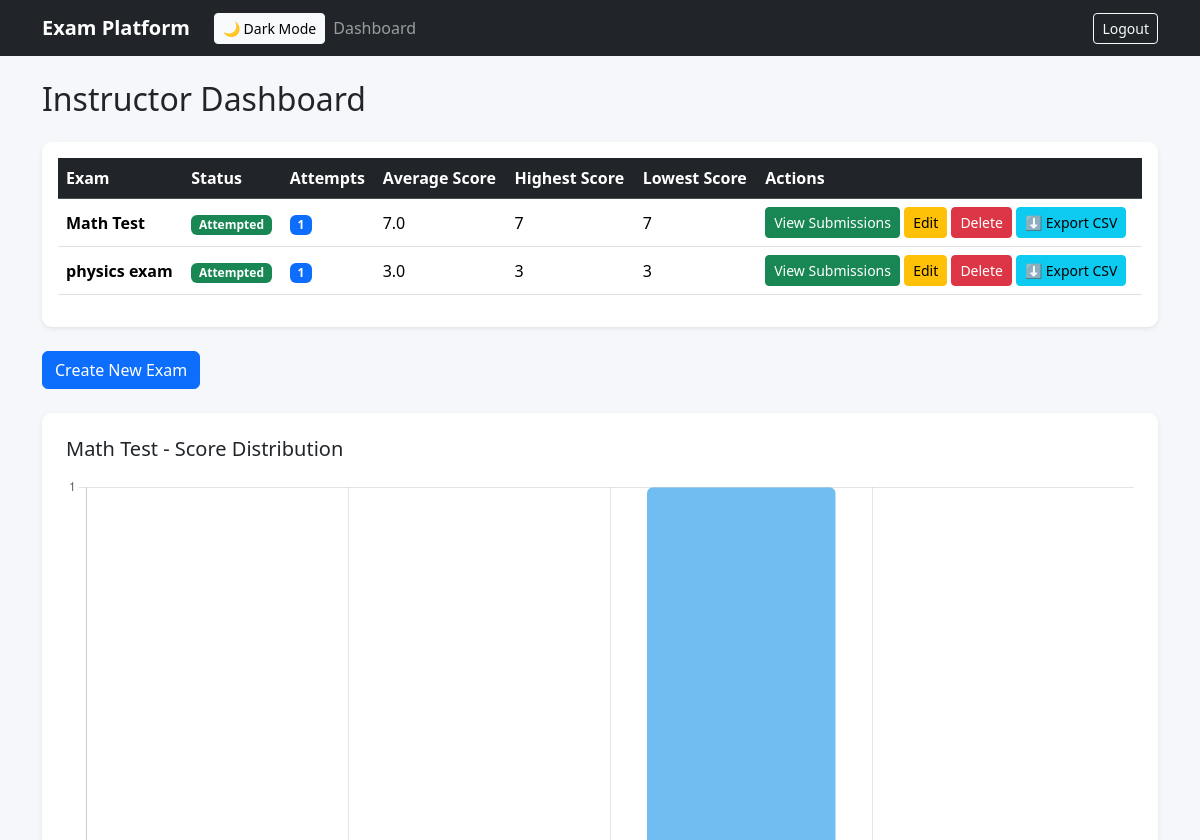
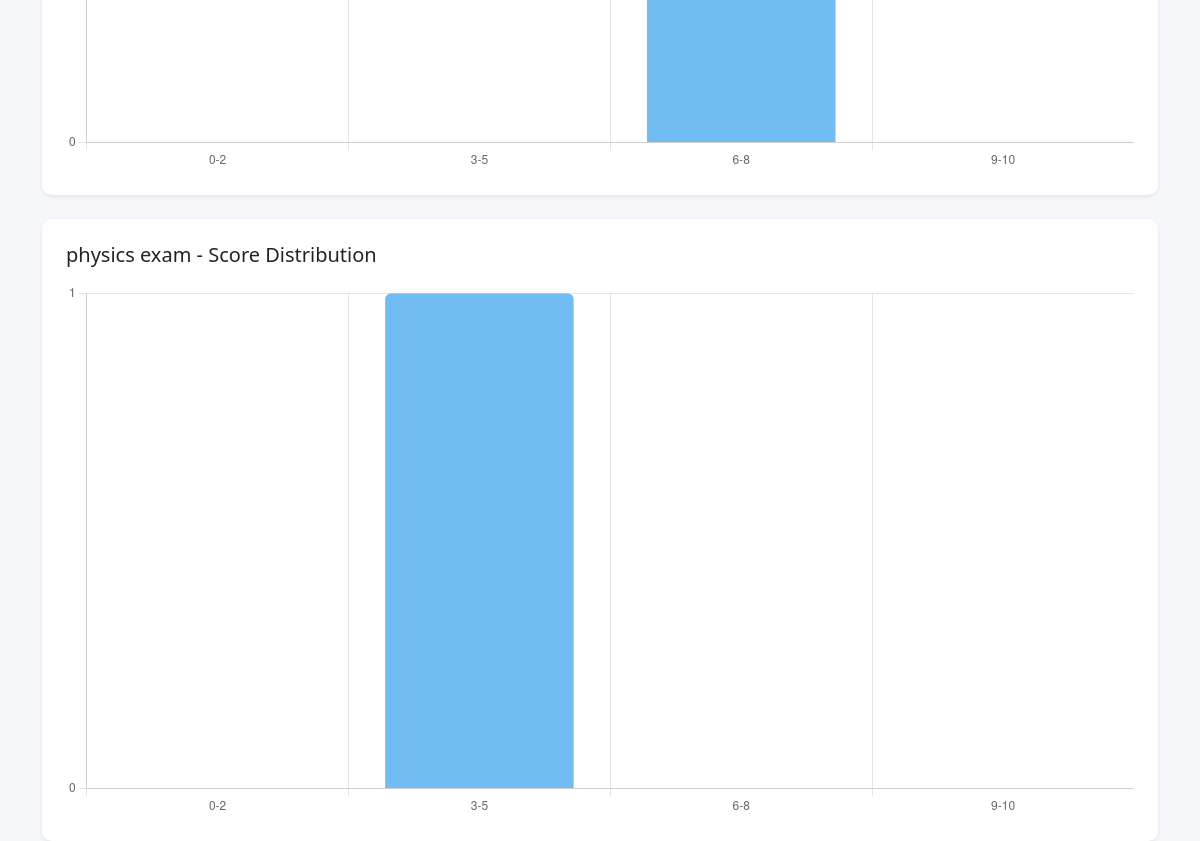
Page /instructor/dashboard/ (signed in) on the earlier database version (2 pictures, top to bottom).
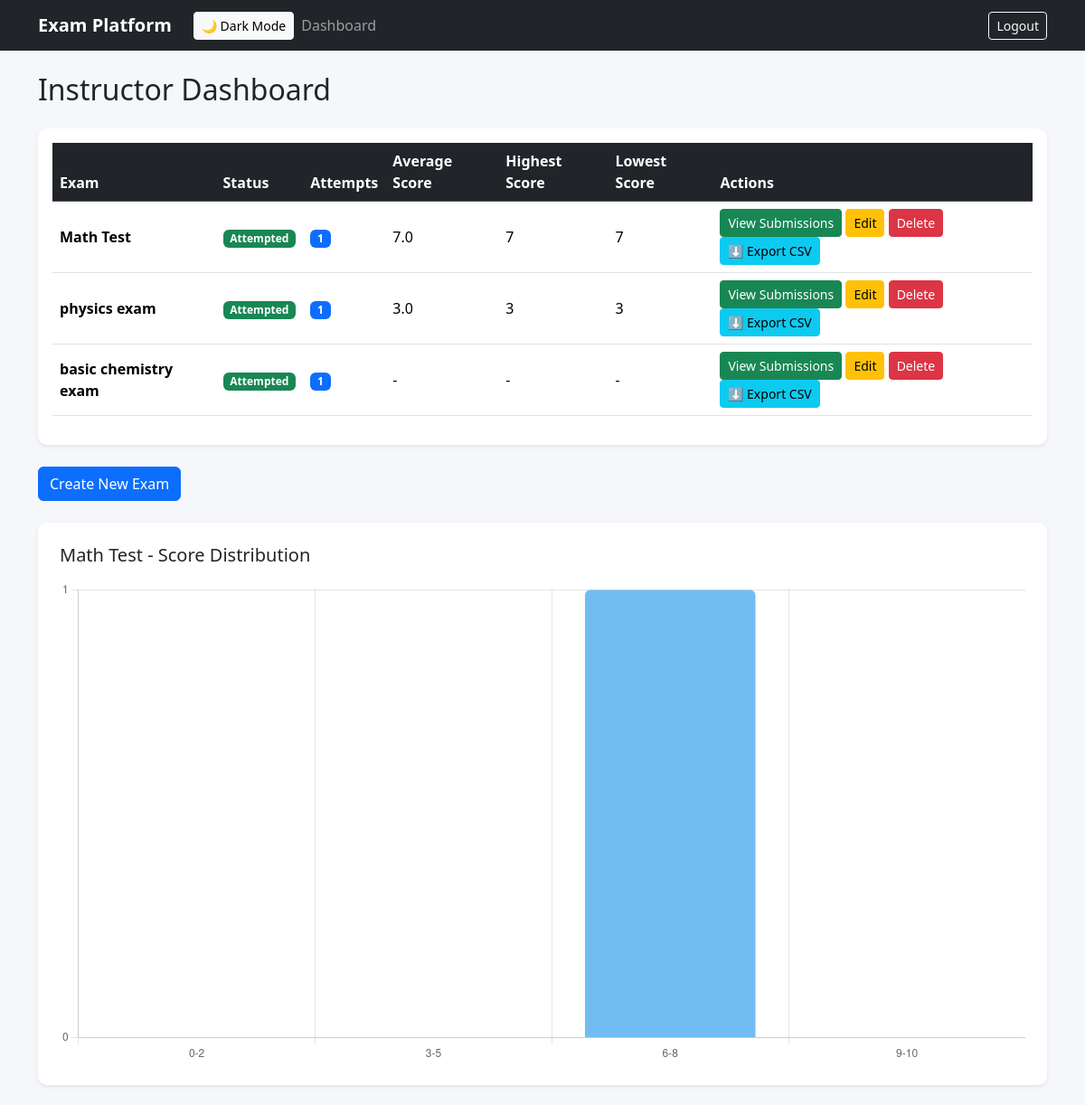
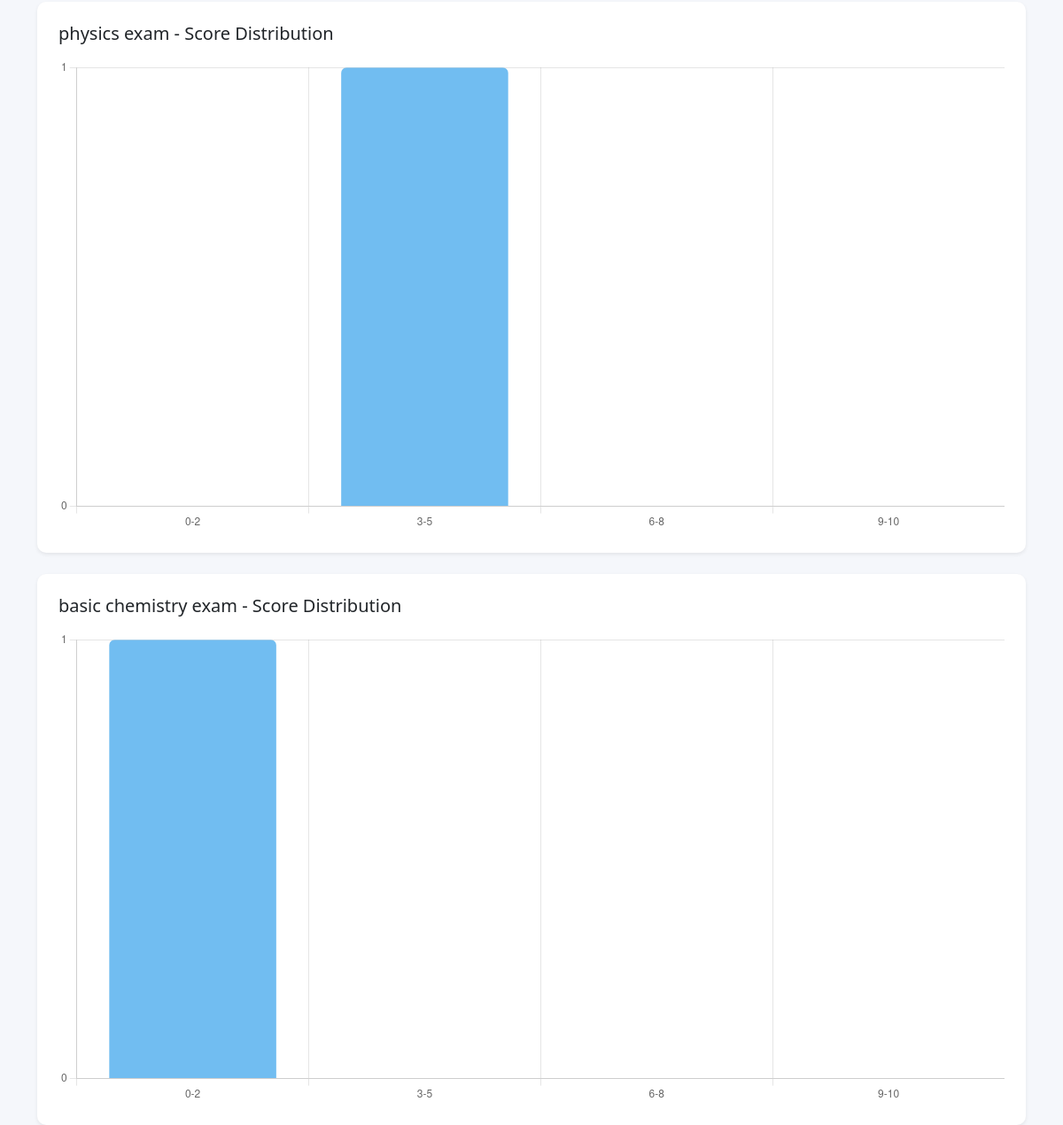
Same page on the later database version (2 pictures, top to bottom).
### core/models.py (models this page shows, shortened)
class Exam(models.Model):
    title = models.CharField(max_length=255)
    description = models.TextField(blank=True)
    instructor = models.ForeignKey(
        User,
        on_delete=models.CASCADE,
        limit_choices_to={'role': 'INSTRUCTOR'}
    )
    duration_minutes = models.IntegerField()
    start_time = models.DateTimeField(null=True, blank=True)
    end_time = models.DateTimeField(null=True, blank=True)
    created_at = models.DateTimeField(auto_now_add=True)

### core/views.py (the view)
# urls.py: path("instructor/dashboard/", views.instructor_dashboard, name="instructor_dashboard"),
@login_required
@instructor_required
def instructor_dashboard(request):
    print("USER:", request.user.username)
    print("ROLE:", request.user.role)
    print("AUTH:", request.user.is_authenticated)
    exams = Exam.objects.filter(instructor=request.user)
    exam_data = []
    for exam in exams:
        submissions = Submission.objects.filter(exam=exam)
        has_submissions = submissions.exists()
        status = "Draft"
        if has_submissions:
            status = "Attempted"
        stats = submissions.aggregate(
            total_attempts=Count("id"),
            avg_score=Avg("total_score"),
            highest_score=Max("total_score"),
            lowest_score=Min("total_score"),
        )
        scores = list(submissions.values_list("total_score", flat=True))
        exam_data.append({
            "exam": exam,
            "stats": stats,
            "has_submissions": has_submissions,
            "status": status,
            "scores": scores
        })
    return render(request, "core/instructor_dashboard.html", {
        "exam_data": exam_data
    })

### core/templates/core/instructor_dashboard.html (shortened to what this page needs)
{% extends "core/base.html" %}
{% block content %}
<h2 class="mb-4">Instructor Dashboard</h2>
<div class="card shadow-sm p-3">
<table class="table table-hover align-middle">
<thead class="table-dark">
<tr>
<th>Exam</th>
<th>Status</th>
<th>Attempts</th>
<th>Average Score</th>
<th>Highest Score</th>
<th>Lowest Score</th>
<th>Actions</th>
</tr>
</thead>
<tbody>
{% for data in exam_data %}
<tr>
<td><strong>{{ data.exam.title }}</strong></td>
<td>
{% if data.status == "Draft" %}
<span class="badge bg-warning text-dark">Draft</span>
{% else %}
<span class="badge bg-success">Attempted</span>
{% endif %}
</td>
<td>
<span class="badge bg-primary">
{{ data.stats.total_attempts|default:0 }}
</span>
</td>
<td>{{ data.stats.avg_score|default:"-" }}</td>
<td>{{ data.stats.highest_score|default:"-" }}</td>
<td>{{ data.stats.lowest_score|default:"-" }}</td>
<td>
<a href="{% url 'exam_submissions' data.exam.id %}" class="btn btn-sm btn-success">
View Submissions
</a>
<a href="{% url 'edit_exam' data.exam.id %}" class="btn btn-sm btn-warning">
Edit
</a>
<a href="{% url 'delete_exam' data.exam.id %}" class="btn btn-sm btn-danger">
Delete
</a>
<a href="{% url 'export_results' data.exam.id %}"
   class="btn btn-sm btn-info">
⬇ Export CSV
</a>
</td>
</tr>
{% endfor %}
</tbody>
</table>
</div>
<div class="mt-4">
<a href="{% url 'create_exam' %}" class="btn btn-primary">
Create New Exam
</a>
</div>
{% for data in exam_data %}
{% if data.has_submissions %}
<div class="card shadow-sm p-4 mt-4">
<h5 class="mb-3">{{ data.exam.title }} - Score Distribution</h5>
<canvas id="chart{{ forloop.counter }}"></canvas>
</div>
<script>
var scores = JSON.parse('{{ data.scores|safe }}');
var ctx = document.getElementById("chart{{ forloop.counter }}");
// frequency buckets
var buckets = {
    "0-2": 0,
    "3-5": 0,
    "6-8": 0,
    "9-10": 0
};
scores.forEach(function(score){
    if(score <= 2) buckets["0-2"]++;
    else if(score <= 5) buckets["3-5"]++;
    else if(score <= 8) buckets["6-8"]++;
    else buckets["9-10"]++;
});
new Chart(ctx, {
type: 'bar',
data: {
labels: Object.keys(buckets),
datasets: [{
label: "Number of Students",
data: Object.values(buckets),
backgroundColor: 'rgba(54,162,235,0.7)',
borderRadius: 6
}]
},
options: {
plugins: {
legend: { display: false }
},
scales: {
y: {
beginAtZero: true,
ticks: { stepSize: 1 }
}
}
}
});
</script>
{% endif %}
{% endfor %}
{% endblock %}

### core/templates/core/base.html (shortened to what this page needs)
<!DOCTYPE html>
<html lang="en">
<head>
<link href="https://cdn.jsdelivr.net/npm/bootstrap@5.3.2/dist/css/bootstrap.min.css" rel="stylesheet">
<link rel="stylesheet" href="https://cdn.jsdelivr.net/npm/bootstrap-icons@1.11.1/font/bootstrap-icons.css">
</head>
<body>
<nav class="navbar navbar-expand-lg navbar-dark bg-dark">
<div class="container">
<a class="navbar-brand" href="#">Exam Platform</a>
<button onclick="toggleDarkMode()" class="btn btn-sm btn-light ms-2">
🌙 Dark Mode
</button>
<div class="collapse navbar-collapse">
<ul class="navbar-nav me-auto">
{% if user.is_authenticated %}
{% if user.role == "INSTRUCTOR" %}
<li class="nav-item">
<a class="nav-link" href="{% url 'instructor_dashboard' %}">Dashboard</a>
</li>
{% endif %}
{% endif %}
</ul>
{% if user.is_authenticated %}
<form method="post" action="{% url 'logout' %}">
<button class="btn btn-outline-light btn-sm">Logout</button>
</form>
{% endif %}
</div>
</div>
</nav>
<div class="container mt-4">
{% block content %}
{% endblock %}
</div>
</body>
</html>

### core/templates/core/base.html (style rules this page uses)
body { background-color:#f5f7fb; }
.navbar-brand { font-weight:bold; }
.card { border:none; border-radius:10px; }
.table { background:white; }

Differences in the rows shown:
added Exam: exam "basic chemistry exam", stats.total_attempts "1", stats.avg_score "-", stats.highest_score "-", stats.lowest_score "-"
